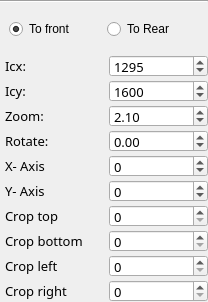
           <widget class="QWidget" name="page_image_2">
            <property name="geometry">
             <rect>
              <x>0</x>
              <y>0</y>
              <width>208</width>
              <height>302</height>
             </rect>
            </property>
            <attribute name="icon">
             <iconset>
              <normaloff>../../../source/views/ui_design/icon/right.png</normaloff>
              <activeoff>../../../source/views/ui_design/icon/down.png</activeoff>
              <activeon>../../../source/views/ui_design/icon/right.png</activeon>../../../source/views/ui_design/icon/right.png</iconset>
            </attribute>
            <attribute name="label">
             <string>Image 2</string>
            </attribute>
            <layout class="QVBoxLayout" name="verticalLayout_4">
             <property name="spacing">
              <number>5</number>
             </property>
             <property name="leftMargin">
              <number>0</number>
             </property>
             <property name="topMargin">
              <number>0</number>
             </property>
             <property name="rightMargin">
              <number>0</number>
             </property>
             <property name="bottomMargin">
              <number>0</number>
             </property>
             <item>
              <widget class="Line" name="line_6">
               <property name="orientation">
                <enum>Qt::Horizontal</enum>
               </property>
              </widget>
             </item>
             <item>
              <widget class="QFrame" name="frame_radio_button_alligment_image_2">
               <layout class="QHBoxLayout" name="horizontalLayout_19">
                <property name="spacing">
                 <number>5</number>
                </property>
                <item>
                 <widget class="QRadioButton" name="radioButton_2">
                  <property name="text">
                   <string>To front</string>
                  </property>
                  <property name="checked">
                   <bool>true</bool>
                  </property>
                 </widget>
                </item>
                <item>
                 <widget class="QRadioButton" name="radioButton">
                  <property name="text">
                   <string>To Rear</string>
                  </property>
                 </widget>
                </item>
               </layout>
              </widget>
             </item>
             <item>
              <layout class="QGridLayout" name="gridLayout_8">
               <property name="leftMargin">
                <number>5</number>
               </property>
               <property name="horizontalSpacing">
                <number>5</number>
               </property>
               <property name="verticalSpacing">
                <number>3</number>
               </property>
               <item row="3" column="0">
                <widget class="QLabel" name="label_19">
                 <property name="minimumSize">
                  <size>
                   <width>60</width>
                   <height>0</height>
                  </size>
                 </property>
                 <property name="font">
                  <font>
                   <family>Sans Serif</family>
                   <pointsize>10</pointsize>
                  </font>
                 </property>
                 <property name="text">
                  <string>Rotate: </string>
                 </property>
                </widget>
               </item>
               <item row="0" column="1">
                <widget class="QSpinBox" name="val_icx_image_2">
                 <property name="enabled">
                  <bool>true</bool>
                 </property>
                 <property name="minimumSize">
                  <size>
                   <width>60</width>
                   <height>0</height>
                  </size>
                 </property>
                 <property name="maximumSize">
                  <size>
                   <width>16777215</width>
                   <height>22</height>
                  </size>
                 </property>
                 <property name="font">
                  <font>
                   <family>Sans Serif</family>
                   <pointsize>10</pointsize>
                  </font>
                 </property>
                 <property name="maximum">
                  <number>4000</number>
                 </property>
                 <property name="value">
                  <number>1295</number>
                 </property>
                </widget>
               </item>
               <item row="3" column="1">
                <widget class="QDoubleSpinBox" name="val_rotate_image_2">
                 <property name="enabled">
                  <bool>true</bool>
                 </property>
                 <property name="minimumSize">
                  <size>
                   <width>50</width>
                   <height>0</height>
                  </size>
                 </property>
                 <property name="maximumSize">
                  <size>
                   <width>16777215</width>
                   <height>22</height>
                  </size>
                 </property>
                 <property name="font">
                  <font>
                   <family>Sans Serif</family>
                   <pointsize>10</pointsize>
                  </font>
                 </property>
                 <property name="minimum">
                  <double>-180.000000000000000</double>
                 </property>
                 <property name="maximum">
                  <double>180.000000000000000</double>
                 </property>
                 <property name="singleStep">
                  <double>0.100000000000000</double>
                 </property>
                </widget>
               </item>
               <item row="4" column="0">
                <widget class="QLabel" name="label_71">
                 <property name="enabled">
                  <bool>true</bool>
                 </property>
                 <property name="font">
                  <font>
                   <family>Sans Serif</family>
                   <pointsize>10</pointsize>
                  </font>
                 </property>
                 <property name="text">
                  <string>X- Axis</string>
                 </property>
                </widget>
               </item>
               <item row="2" column="1">
                <widget class="QDoubleSpinBox" name="val_zoom_image_2">
                 <property name="minimumSize">
                  <size>
                   <width>60</width>
                   <height>0</height>
                  </size>
                 </property>
                 <property name="maximumSize">
                  <size>
                   <width>16777215</width>
                   <height>22</height>
                  </size>
                 </property>
                 <property name="font">
                  <font>
                   <family>Sans Serif</family>
                   <pointsize>10</pointsize>
                  </font>
                 </property>
                 <property name="decimals">
                  <number>2</number>
                 </property>
                 <property name="minimum">
                  <double>1.000000000000000</double>
                 </property>
                 <property name="maximum">
                  <double>14.000000000000000</double>
                 </property>
                 <property name="singleStep">
                  <double>0.020000000000000</double>
                 </property>
                 <property name="value">
                  <double>2.100000000000000</double>
                 </property>
                </widget>
               </item>
               <item row="6" column="1">
                <widget class="QSpinBox" name="val_crop_top_image_2">
                 <property name="minimumSize">
                  <size>
                   <width>60</width>
                   <height>0</height>
                  </size>
                 </property>
                 <property name="maximumSize">
                  <size>
                   <width>16777215</width>
                   <height>22</height>
                  </size>
                 </property>
                 <property name="font">
                  <font>
                   <family>Sans Serif</family>
                   <pointsize>10</pointsize>
                  </font>
                 </property>
                 <property name="maximum">
                  <number>2500</number>
                 </property>
                 <property name="value">
                  <number>0</number>
                 </property>
                </widget>
               </item>
               <item row="5" column="1">
                <widget class="QSpinBox" name="val_coordinate_y_image_2">
                 <property name="enabled">
                  <bool>true</bool>
                 </property>
                 <property name="minimumSize">
                  <size>
                   <width>50</width>
                   <height>0</height>
                  </size>
                 </property>
                 <property name="maximumSize">
                  <size>
                   <width>16777215</width>
                   <height>22</height>
                  </size>
                 </property>
                 <property name="font">
                  <font>
                   <family>Sans Serif</family>
                   <pointsize>10</pointsize>
                  </font>
                 </property>
                 <property name="minimum">
                  <number>-10000</number>
                 </property>
                 <property name="maximum">
                  <number>10000</number>
                 </property>
                </widget>
               </item>
               <item row="7" column="0">
                <widget class="QLabel" name="label_56">
                 <property name="font">
                  <font>
                   <family>Sans Serif</family>
                   <pointsize>10</pointsize>
                  </font>
                 </property>
                 <property name="text">
                  <string>Crop bottom</string>
                 </property>
                </widget>
               </item>
               <item row="1" column="1">
                <widget class="QSpinBox" name="val_icy_image_2">
                 <property name="enabled">
                  <bool>true</bool>
                 </property>
                 <property name="minimumSize">
                  <size>
                   <width>60</width>
                   <height>0</height>
                  </size>
                 </property>
                 <property name="maximumSize">
                  <size>
                   <width>16777215</width>
                   <height>22</height>
                  </size>
                 </property>
                 <property name="font">
                  <font>
                   <family>Sans Serif</family>
                   <pointsize>10</pointsize>
                  </font>
                 </property>
                 <property name="maximum">
                  <number>4000</number>
                 </property>
                 <property name="value">
                  <number>1600</number>
                 </property>
                </widget>
               </item>
               <item row="6" column="0">
                <widget class="QLabel" name="label_51">
                 <property name="font">
                  <font>
                   <family>Sans Serif</family>
                   <pointsize>10</pointsize>
                  </font>
                 </property>
                 <property name="text">
                  <string>Crop top</string>
                 </property>
                </widget>
               </item>
               <item row="2" column="0">
                <widget class="QLabel" name="label_75">
                 <property name="minimumSize">
                  <size>
                   <width>80</width>
                   <height>0</height>
                  </size>
                 </property>
                 <property name="font">
                  <font>
                   <family>Sans Serif</family>
                   <pointsize>10</pointsize>
                  </font>
                 </property>
                 <property name="text">
                  <string>Zoom:</string>
                 </property>
                </widget>
               </item>
               <item row="0" column="0">
                <widget class="QLabel" name="label_77">
                 <property name="minimumSize">
                  <size>
                   <width>60</width>
                   <height>0</height>
                  </size>
                 </property>
                 <property name="font">
                  <font>
                   <family>Sans Serif</family>
                   <pointsize>10</pointsize>
                  </font>
                 </property>
                 <property name="text">
                  <string>Icx:</string>
                 </property>
                </widget>
               </item>
               <item row="8" column="0">
                <widget class="QLabel" name="label_57">
                 <property name="font">
                  <font>
                   <family>Sans Serif</family>
                   <pointsize>10</pointsize>
                  </font>
                 </property>
                 <property name="text">
                  <string>Crop left</string>
                 </property>
                </widget>
               </item>
               <item row="7" column="1">
                <widget class="QSpinBox" name="val_crop_bottom_image_2">
                 <property name="minimumSize">
                  <size>
                   <width>60</width>
                   <height>0</height>
                  </size>
                 </property>
                 <property name="maximumSize">
                  <size>
                   <width>16777215</width>
                   <height>22</height>
                  </size>
                 </property>
                 <property name="font">
                  <font>
                   <family>Sans Serif</family>
                   <pointsize>10</pointsize>
                  </font>
                 </property>
                 <property name="maximum">
                  <number>2500</number>
                 </property>
                 <property name="value">
                  <number>0</number>
                 </property>
                </widget>
               </item>
               <item row="5" column="0">
                <widget class="QLabel" name="label_74">
                 <property name="enabled">
                  <bool>true</bool>
                 </property>
                 <property name="font">
                  <font>
                   <family>Sans Serif</family>
                   <pointsize>10</pointsize>
                  </font>
                 </property>
                 <property name="text">
                  <string>Y- Axis</string>
                 </property>
                </widget>
               </item>
               <item row="1" column="0">
                <widget class="QLabel" name="label_76">
                 <property name="minimumSize">
                  <size>
                   <width>60</width>
                   <height>0</height>
                  </size>
                 </property>
                 <property name="font">
                  <font>
                   <family>Sans Serif</family>
                   <pointsize>10</pointsize>
                  </font>
                 </property>
                 <property name="text">
                  <string>Icy:</string>
                 </property>
                </widget>
               </item>
               <item row="4" column="1">
                <widget class="QSpinBox" name="val_coordinate_x_image_2">
                 <property name="enabled">
                  <bool>true</bool>
                 </property>
                 <property name="minimumSize">
                  <size>
                   <width>50</width>
                   <height>0</height>
                  </size>
                 </property>
                 <property name="maximumSize">
                  <size>
                   <width>16777215</width>
                   <height>22</height>
                  </size>
                 </property>
                 <property name="font">
                  <font>
                   <family>Sans Serif</family>
                   <pointsize>10</pointsize>
                  </font>
                 </property>
                 <property name="minimum">
                  <number>-10000</number>
                 </property>
                 <property name="maximum">
                  <number>10000</number>
                 </property>
                 <property name="value">
                  <number>0</number>
                 </property>
                </widget>
               </item>
               <item row="9" column="0">
                <widget class="QLabel" name="label_58">
                 <property name="font">
                  <font>
                   <family>Sans Serif</family>
                   <pointsize>10</pointsize>
                  </font>
                 </property>
                 <property name="text">
                  <string>Crop right</string>
                 </property>
                </widget>
               </item>
               <item row="8" column="1">
                <widget class="QSpinBox" name="val_crop_left_image_2">
                 <property name="minimumSize">
                  <size>
                   <width>60</width>
                   <height>0</height>
                  </size>
                 </property>
                 <property name="maximumSize">
                  <size>
                   <width>16777215</width>
                   <height>22</height>
                  </size>
                 </property>
                 <property name="font">
                  <font>
                   <family>Sans Serif</family>
                   <pointsize>10</pointsize>
                  </font>
                 </property>
                 <property name="maximum">
                  <number>2500</number>
                 </property>
                 <property name="value">
                  <number>0</number>
                 </property>
                </widget>
               </item>
               <item row="9" column="1">
                <widget class="QSpinBox" name="val_crop_right_image_2">
                 <property name="minimumSize">
                  <size>
                   <width>60</width>
                   <height>0</height>
                  </size>
                 </property>
                 <property name="maximumSize">
                  <size>
                   <width>16777215</width>
                   <height>22</height>
                  </size>
                 </property>
                 <property name="font">
                  <font>
                   <family>Sans Serif</family>
                   <pointsize>10</pointsize>
                  </font>
                 </property>
                 <property name="maximum">
                  <number>2500</number>
                 </property>
                 <property name="value">
                  <number>0</number>
                 </property>
                </widget>
               </item>
              </layout>
             </item>
            </layout>
           </widget>
